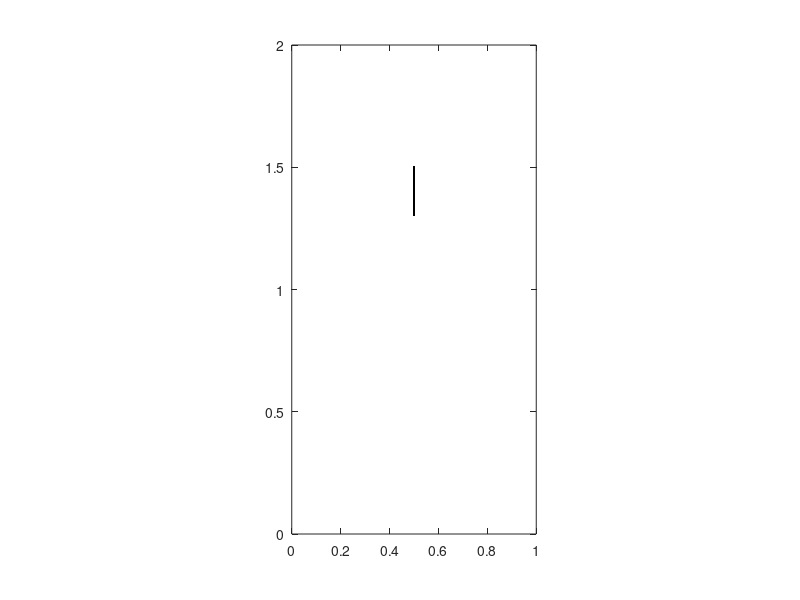

MATLAB code to generate this figure: (Note: this script raises an error after producing the figure.)
%% Immersed Boundary Method, 2D
% Flexible ribbon filament;

%% Initialize Parameter
clear
global Lx Ly Nx Ny Ks Kb Kt rho M mu g;
global h ipx ipy imx imy Nb ds kp km;
global a;
movie_or_not = 0; % whether export movie; 1->yes; 0->no.

% Global parameters
Lx = 1.0; % x size
Ly = 2.0; % y size
Nx = 64; % x mesh size
Ny = Nx/Lx*Ly; % y mesh size
Ks = 10.0; % stretch coefficient
Kb = 0.1; % bending rigidity
Kt = 500000; % target point pull back force constant
rho = 3*10^(-4); % fluid density
M = 4*10^(-4); % filament density
mu = 1*10^(-5); % fluid viscosity
g = 980; % gravity
tmax = 1; % time range
dt = 0.00001; % discretize time
clockmax = ceil(tmax/dt);

% Mesh
h = Lx/Nx; % grid size
ipx = [(2:Nx),1];
ipy = [(2:Ny),1];
imx = [Nx,(1:(Nx-1))];
imy = [Ny,(1:(Ny-1))];

% parameters specific for this code: filament.
L = 0.1*Ly; % length of the filament
Nb = ceil(L/(h/2)); 
ds = h/2;
kp = [(2:Nb),1];
km = [Nb,(1:(Nb-1))];
ZX = Lx/2;
ZY = 3*Ly/4;
alpha = -pi/2; % initial tilted angle

% parameters specific for flow field.
u0 = 1.0; % initial uniform flow field velocity
dvorticity = 3; % delta vorticity, used to plot vorticity field
values= (-50*dvorticity):dvorticity:(50*dvorticity);

if movie_or_not == 1
    video = VideoWriter('targeted_filament.mp4','MPEG-4');
    video.FrameRate = 25;
    open(video);
end

%% Initialize Boundary and Flow Field
% generate a filament
X = zeros(Nb,2); % Boundary points
X(:,1) = ZX + ds*(0:(Nb-1))*cos(alpha);
X(:,2) = ZY + ds*(0:(Nb-1))*sin(alpha);
Z = X(1,:); % Fix the first point;
% Coordinates, [0 h 2h ... L-h]
% Matrix index, (1 2 ... N)

% velocity of fluid flow
u=zeros(Nx,Ny,2);
[y,x] = meshgrid(0:h:Ly-h,0:h:Lx-h);
% u(:,:,2) = sin(2*pi*x/(Ly));
u(:,:,2) = u0;

% vorticity: v_x - u_y; contour plot vorticity.
vorticity=(u(ipx,:,2)-u(imx,:,2)-u(:,ipy,1)+u(:,imy,1))/(2*h);
% dvorticity=(max(max(vorticity))-min(min(vorticity)))/5;
% values= (-10*dvorticity):dvorticity:(10*dvorticity);
% valminmax=[min(values),max(values)];

figure('Position', [1 1 round(1000*Lx) round(1000*Ly)])
% set(gcf,'double','on');
% contour(x,y,vorticity,values);
contour(x,y,vorticity)
hold on
plot(X(:,1),X(:,2),'k.');
axis([0,Lx,0,Ly]);
% caxis(valminmax);
axis equal
axis manual
drawnow;
if movie_or_not == 1
    writeVideo(video,getframe(gcf));
end
hold off

%% 4D matrix, fluid solver
a = zeros(Nx,Ny,2,2); a(:,:,1,1) = ones(Nx,Ny); a(:,:,2,2) = ones(Nx,Ny);
for m1=0:(Nx-1)
  for m2=0:(Ny-1)
    if~(((m1==0)||(m1==Nx/2))&&((m2==0)||(m2==Ny/2)))
      t=[2*pi/Nx;2*pi/Ny].*[m1;m2];
      s=sin(t);
      ss=(s*s')/(s'*s);
%     a(m1+1,m2+1,:,:)=a(m1+1,m2+1,:,:)-(s*s')/(s'*s);
      a(m1+1,m2+1,1,1)=a(m1+1,m2+1,1,1)-ss(1,1);
      a(m1+1,m2+1,1,2)=a(m1+1,m2+1,1,2)-ss(1,2);
      a(m1+1,m2+1,2,1)=a(m1+1,m2+1,2,1)-ss(2,1);
      a(m1+1,m2+1,2,2)=a(m1+1,m2+1,2,2)-ss(2,2);
    end
  end
end
for m1=0:(Nx-1)
  for m2=0:(Ny-1)
    t=[pi/Nx;pi/Ny].*[m1;m2];
    s=sin(t);
    a(m1+1,m2+1,:,:)=a(m1+1,m2+1,:,:)...
                    /(1+(dt/2)*(mu/rho)*(4/(h*h))*(s'*s));
  end
end

%% Calculation
for clock=1:clockmax
  u(1:2,:,1) = u0;
  u(1:2,:,2) = 0;
  XX=X+(dt/2)*interp(u,X);
  ff=spread_Filament(ForceFilament(XX,Z),XX);
  [u,uu]=fluid(u,ff);
  X=X+dt*interp(uu,XX);
  
  % Animation
  if mod(clock,1000)==1
      vorticity=(u(ipx,:,2)-u(imx,:,2)-u(:,ipy,1)+u(:,imy,1))/(2*h);
      disp(max(max(vorticity))-min(min(vorticity)));
      if clock == 1
          dvorticity=(max(max(vorticity))-min(min(vorticity)));
          values= (-10000*dvorticity):20*dvorticity:(10000*dvorticity);
    %       valminmax=[min(values),max(values)];
      end
      contour(x,y,vorticity,values)
      colormap cool
      hold on
      plot(mod(XX(:,1),Lx),mod(XX(:,2),Lx),'ko')
      axis([0,Lx,0,Ly])
%       caxis(valminmax)
      axis equal
%       axis manual
      title(['time = ',num2str(clock*dt)])
      drawnow
      hold off
      if movie_or_not == 1
        writeVideo(video,getframe(gcf));
      end
      disp(clock*dt);
  end
end
%%
if movie_or_not == 1
    close(video);
end
